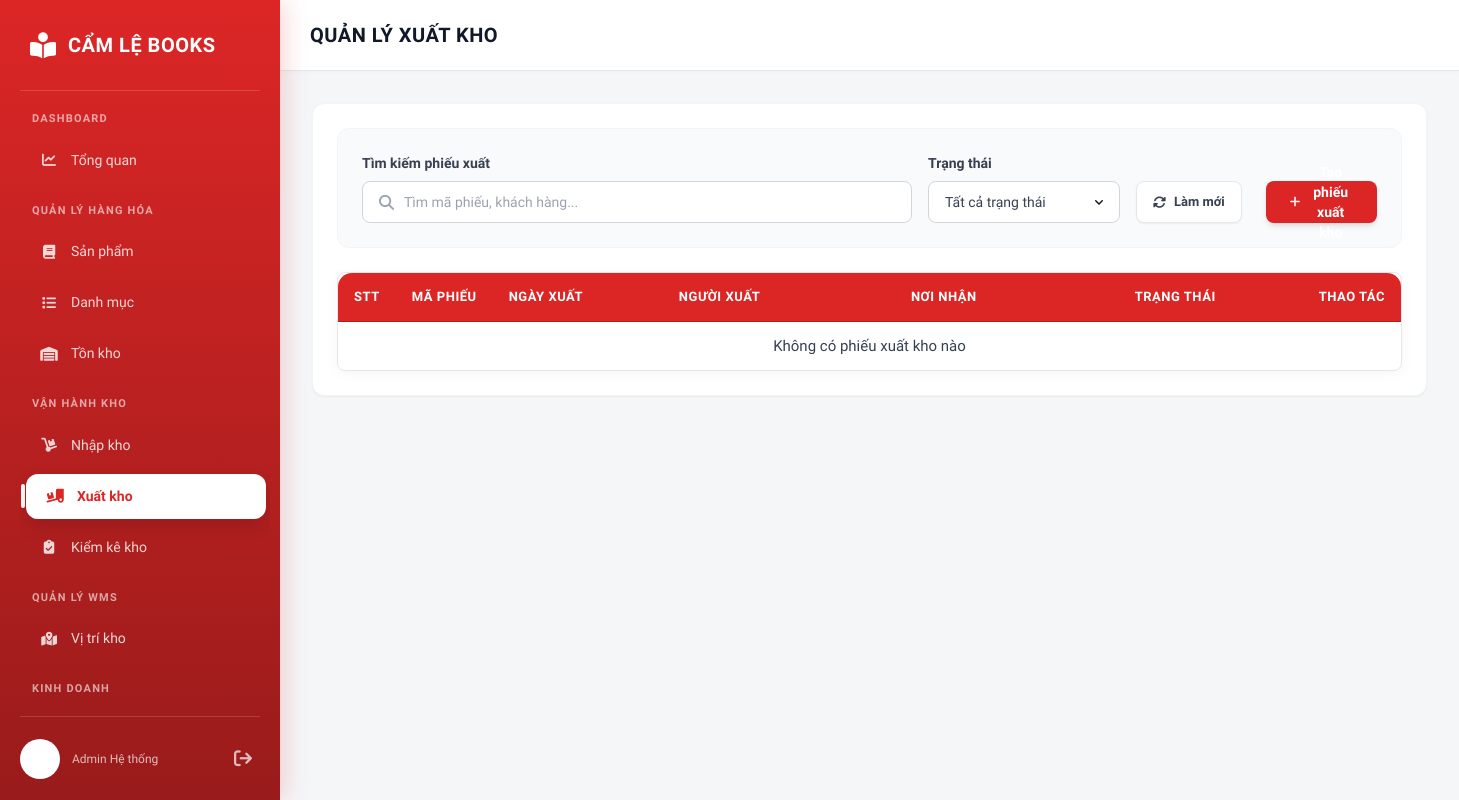
Page /inventory/xuatkho/ on the earlier database version.
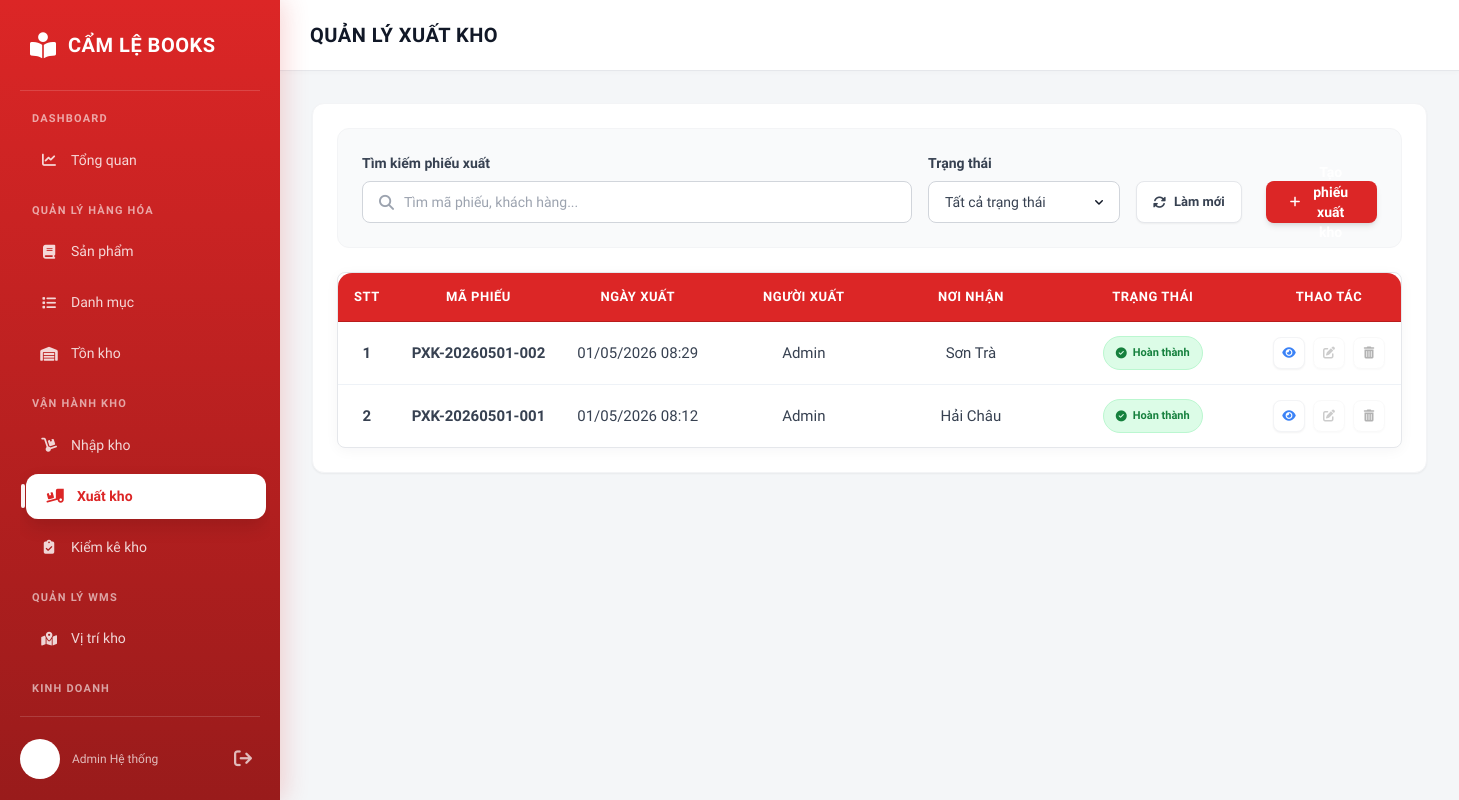
Same page on the later database version.
### khohang/models.py (models this page shows)
class XuatKho(models.Model):
    maPhieuXuat = models.CharField(max_length=50, primary_key=True)
    ngayXuat = models.DateTimeField()
    noiXuat = models.CharField(max_length=255)
    trangThai = models.IntegerField(default=0, choices=[(0, 'Nháp'), (1, 'Hoàn thành'), (-1, 'Đã hủy')])
    class Meta:
        db_table = 'inventory_xuatkho'

### khohang/views/nghiep_vu_kho.py (the view, shortened to what this page needs)
# urls.py: path('xuatkho/', nghiep_vu_kho.xuatkho, name='xuatkho'),
def xuatkho(request):
    outbound_records = XuatKho.objects.prefetch_related('phieuxuat_ct_set__sanPham').order_by('-ngayXuat')
    products = SanPham.objects.select_related('danhMuc', 'tonkho').all()
    categories = DanhMuc.objects.all()
    return render(request, 'khohang/inventory/xuat_kho.html', {
        'outbound_records': outbound_records,
        'products': products,
        'categories': categories
    })

### khohang/templates/khohang/inventory/xuat_kho.html (shortened to what the changed rows need)
{% load static %}
{% load humanize %}
<!DOCTYPE html>
<html lang="vi">
<head>
    <script src="https://cdn.tailwindcss.com"></script>
    <link rel="stylesheet" href="https://cdnjs.cloudflare.com/ajax/libs/font-awesome/6.4.0/css/all.min.css">
    <link rel="stylesheet" href="{% static 'css/0.0.style.css' %}">
</head>
<body class="bg-gray-50">
  <main class="main-content">
        <div class="content-header">
            <h1>Quản lý xuất kho</h1>
        </div>
        <div class="content-body p-8">
            <div id="exportListView" class="view-section active">
                <div class="bg-white rounded-xl shadow-sm border border-gray-100 p-6">
                    <div class="table-wrapper data-table-wrapper border border-gray-200 rounded-lg">
                        <table class="w-full border-collapse min-w-[900px]">
                            <thead>
                                <tr class="bg-gray-50 border-y border-gray-200">
                                    <th class="w-stt">STT</th>
                                    <th class="w-code">Mã Phiếu</th>
                                    <th class="w-date">Ngày Xuất</th>
                                    <th>Người Xuất</th>
                                    <th>Nơi Nhận</th>
                                    <th class="w-status">Trạng Thái</th>
                                    <th class="w-action">Thao tác</th>
                                </tr>
                            </thead>
                            <tbody id="exportTableBody" class="text-sm">
                                {% for record in outbound_records %}
                                <tr class="border-b border-gray-100 hover:bg-gray-50/50 transition-colors" data-status="{{ record.trangThai }}">
                                    <td class="w-stt font-bold">{{ forloop.counter }}</td>
                                    <td class="w-code font-semibold text-gray-800">{{ record.maPhieuXuat }}</td>
                                    <td class="w-date text-gray-600">{{ record.ngayXuat|date:"d/m/Y H:i" }}</td>
                                    <td class="py-4 px-4 text-gray-600 font-medium">{{ user.get_full_name|default:user.username|default:"Admin" }}</td>
                                    <td class="py-4 px-4 text-gray-600">{{ record.noiXuat }}</td>
                                    <td class="w-status text-center">
                                        {% if record.trangThai == 1 %}
                                        <span class="inline-flex items-center gap-1.5 px-3 py-1.5 rounded-full text-[11px] font-bold bg-green-100 text-green-700 border border-green-200">
                                            <i class="fa-solid fa-circle-check"></i> Hoàn thành
                                        </span>
                                        {% elif record.trangThai == 0 %}
                                        <span class="inline-flex items-center gap-1.5 px-3 py-1.5 rounded-full text-[11px] font-bold bg-yellow-100 text-yellow-700 border border-yellow-200">
                                            <i class="fa-solid fa-clock"></i> Phiếu tạm
                                        </span>
                                        {% else %}
                                        <span class="inline-flex items-center gap-1.5 px-3 py-1.5 rounded-full text-[11px] font-bold bg-red-100 text-red-700 border border-red-200">
                                            <i class="fa-solid fa-times"></i> Hủy
                                        </span>
                                        {% endif %}
                                    </td>
                                    <td class="w-action" onclick="event.stopPropagation()">
                                        <div class="flex items-center justify-center gap-2">
                                            <button onclick="viewExportDetail('{{ record.maPhieuXuat }}')" class="w-8 h-8 flex items-center justify-center rounded-lg bg-white border border-gray-100 text-blue-500 hover:bg-blue-500 hover:text-white transition-all shadow-sm" title="Xem chi tiết">
                                                <i class="fas fa-eye text-xs"></i>
                                            </button>
                                            <button onclick="{% if record.trangThai == 0 %}editExport('{{ record.maPhieuXuat }}'){% else %}alert('Không thể chỉnh sửa phiếu đã hoàn thành hoặc đã hủy.'){% endif %}"
                                                class="w-8 h-8 flex items-center justify-center rounded-lg bg-white border border-gray-100 text-green-500 hover:bg-green-500 hover:text-white transition-all shadow-sm {% if record.trangThai != 0 %}opacity-50 grayscale cursor-not-allowed{% endif %}" title="Chỉnh sửa">
                                                <i class="fas fa-edit text-xs"></i>
                                            </button>
                                            <button onclick="{% if record.trangThai == 0 %}deleteExport('{{ record.maPhieuXuat }}'){% else %}alert('Không thể xóa phiếu đã hoàn thành hoặc đã hủy.'){% endif %}"
                                                class="w-8 h-8 flex items-center justify-center rounded-lg bg-white border border-gray-100 text-red-500 hover:bg-primary hover:text-white transition-all shadow-sm {% if record.trangThai != 0 %}opacity-50 grayscale cursor-not-allowed{% endif %}" title="Xóa">
                                                <i class="fas fa-trash-alt text-xs"></i>
                                            </button>
                                        </div>
                                    </td>
                                </tr>
                                {% empty %}
                                <tr>
                                    <td colspan="7" class="text-center py-10 text-gray-500">Không có phiếu xuất kho nào</td>
                                </tr>
                                {% endfor %}
                            </tbody>
                        </table>
                    </div>
                </div>
            </div>
        </div>
  </main>
</body>
</html>

Differences in the rows shown:
added XuatKho: maPhieuXuat "PXK-20260501-002", ngayXuat "01/05/2026 08:29", get_full_name "Admin", noiXuat "Sơn Trà", trangThai 1 (drawn)
added XuatKho: maPhieuXuat "PXK-20260501-001", ngayXuat "01/05/2026 08:12", get_full_name "Admin", noiXuat "Hải Châu", trangThai 1 (drawn)
Other differences:
text no longer shown: "Không có phiếu xuất kho nào"
